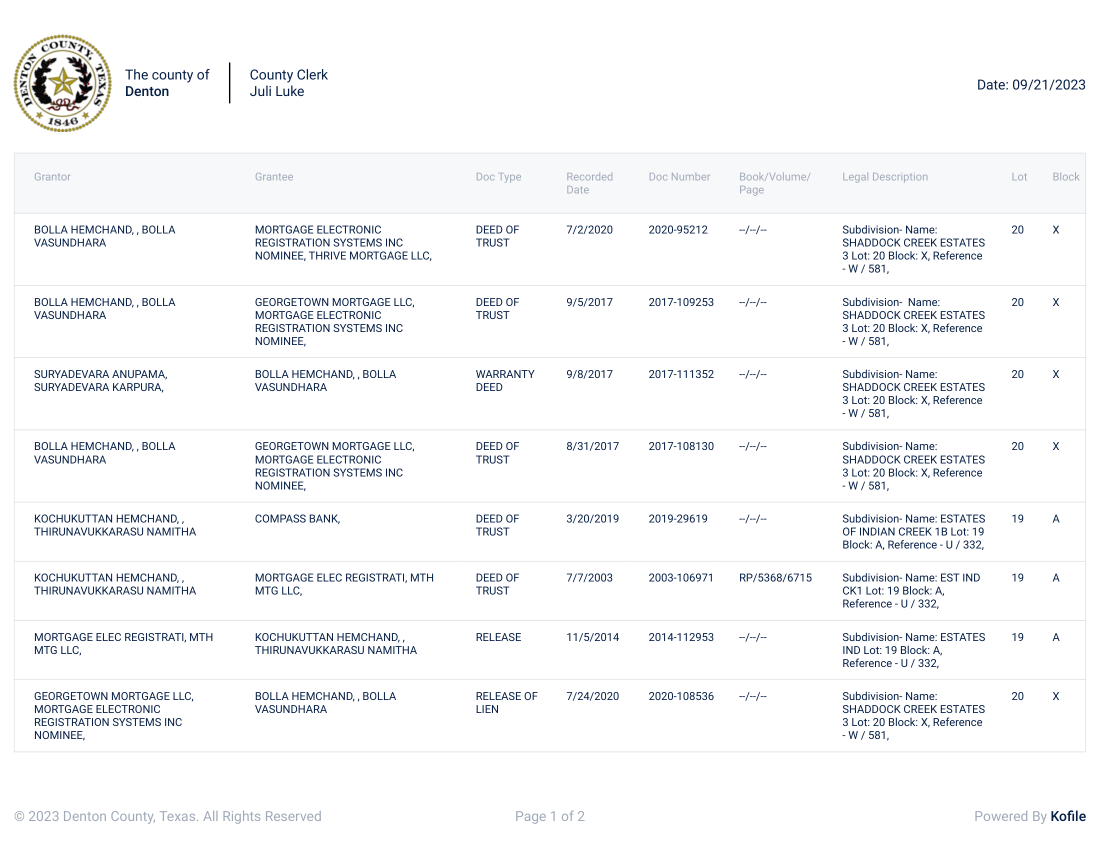
#> input picture png docs/2c91ef63-6e85-4225-ac36-20f0416647c0.png, 2200 x 1700 px, found by its file name (shown at 1/2 size)
$ python generate_sections.py
#> lines starting #> are read from the running program, lines starting #| are printed output that depends on the picture; after the words box and inside, x2 and y2 are one past the last pixel; in counts of white or black regions, pixels touching at a corner belong together
import numpy as np
from sklearn.cluster import KMeans
import matplotlib.pyplot as plt
import cv2


def calculate_initial_bounding_boxes(data_points, labels, K):
#> called with data_points = array of shape (500, 2), labels = array of shape (500,), K = 3
    bounding_boxes = []
    for i in range(K):
        cluster_points = data_points[labels == i]
        min_x, min_y = np.min(cluster_points, axis=0)
        max_x, max_y = np.max(cluster_points, axis=0)
        bounding_boxes.append((min_x, min_y, max_x, max_y))
    return bounding_boxes

def check_overlap(box1, box2):
    # Check if box1 and box2 overlap
    return not (box1[2] < box2[0] or box1[0] > box2[2] or box1[3] < box2[1] or box1[1] > box2[3])

def adjust_boxes(bounding_boxes):
    for i in range(len(bounding_boxes)):
        for j in range(i+1, len(bounding_boxes)):
            if check_overlap(bounding_boxes[i], bounding_boxes[j]):
                # Simple adjustment: shrink the boxes
                box1 = list(bounding_boxes[i])
                box2 = list(bounding_boxes[j])

                # Reduce size by 10% for overlapping boxes
                reduction = 0.1
                box1_width, box1_height = box1[2] - box1[0], box1[3] - box1[1]
                box2_width, box2_height = box2[2] - box2[0], box2[3] - box2[1]

                box1[0] += box1_width * reduction
                box1[1] += box1_height * reduction
                box1[2] -= box1_width * reduction
                box1[3] -= box1_height * reduction

                box2[0] += box2_width * reduction
                box2[1] += box2_height * reduction
                box2[2] -= box2_width * reduction
                box2[3] -= box2_height * reduction

                bounding_boxes[i] = tuple(box1)
                bounding_boxes[j] = tuple(box2)

def optimize_boxes(bounding_boxes, centroids):
    # Placeholder for optimization logic
    pass


# Assuming the image is 1200x1200 pixels
image_size = 1200

# Randomly generate data points
# For demonstration purposes, let's create 500 data points
num_points = 500
data_points = np.random.rand(num_points, 2) * image_size

# Number of clusters
K = 3

# Apply KMeans clustering
kmeans = KMeans(n_clusters=K)
kmeans.fit(data_points)

# Cluster centers
centroids = kmeans.cluster_centers_

# Assignments of data points to clusters
labels = kmeans.labels_


# [28 lines of commented-out code are left out]
bounding_boxes = calculate_initial_bounding_boxes(data_points, labels, K)

while any(check_overlap(bounding_boxes[i], bounding_boxes[j]) for i in range(K) for j in range(i+1, K)):
    adjust_boxes(bounding_boxes)

# Placeholder for optimization (not implemented)
optimize_boxes(bounding_boxes, centroids)

def get_box_coordinates(bounding_boxes):
    """
    Extract the coordinates from the bounding boxes.

    Parameters:
    bounding_boxes (list of tuples): List of bounding boxes, each represented as a tuple (min_x, min_y, max_x, max_y).

    Returns:
    list of tuples: List of coordinates for each bounding box.
    """
    coordinates = []
    for box in bounding_boxes:
        min_x, min_y, max_x, max_y = box
        # Coordinates format: (top_left, top_right, bottom_right, bottom_left)
        top_left = (min_x, min_y)
        top_right = (max_x, min_y)
        bottom_right = (max_x, max_y)
        bottom_left = (min_x, max_y)
        coordinates.append((top_left, top_right, bottom_right, bottom_left))
    return coordinates

# Example usage with the bounding boxes calculated earlier
box_coordinates_final = get_box_coordinates(bounding_boxes)
box_coordinates_final


# Continuing from the previous KMeans clustering code

# Initialize list to store bounding box coordinates
# bounding_boxes = []

# for i in range(K):
#     cluster_points = data_points[labels == i]

#     # Find the min and max points for each cluster
#     min_x, min_y = np.min(cluster_points, axis=0)
#     max_x, max_y = np.max(cluster_points, axis=0)

#     # Define the bounding box [upper-left-x, upper-left-y, lower-right-x, lower-right-y]
#     bounding_box = [min_x, min_y, max_x, max_y]
#     bounding_boxes.append(bounding_box)

# Plotting with bounding boxes
plt.figure(figsize=(8, 8))
plt.scatter(data_points[:, 0], data_points[:, 1], c=labels, cmap='rainbow')
plt.scatter(centroids[:, 0], centroids[:, 1], color='black', marker='x')

# Draw the bounding boxes
for bbox in bounding_boxes:
    plt.plot([bbox[0], bbox[0], bbox[2], bbox[2], bbox[0]],
             [bbox[1], bbox[3], bbox[3], bbox[1], bbox[1]], 'k-', linewidth=2)

plt.xlim(0, image_size)
plt.ylim(0, image_size)
plt.title("K-means Clustering with Bounding Boxes on 1200x1200 Pixel Data")
plt.show()
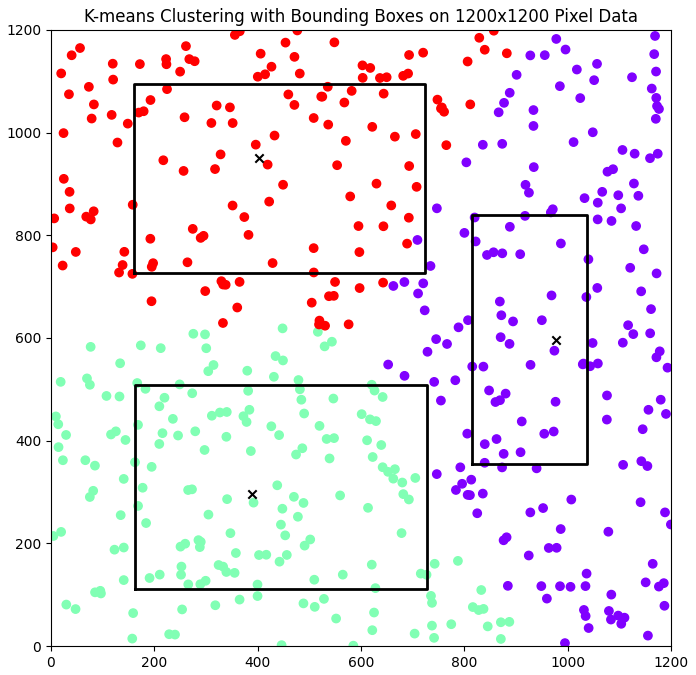
#> figure drawn by matplotlib, 1 panel


# Load the image
image_path = '/Users/eishahemchand/Mineral-Intelligence/png docs/2c91ef63-6e85-4225-ac36-20f0416647c0.png'  # Replace with your image path
image = cv2.imread(image_path)
#> image is the input picture: shape (1700, 2200, 3); mean B, G, R 248.5, 247.4, 246.7

# Draw each bounding box
for box in box_coordinates_final:
    top_left, top_right, bottom_right, bottom_left = box
    # OpenCV rectangle function requires top-left and bottom-right coordinates
    cv2.rectangle(image, top_left, bottom_right, (0, 255, 0), 2)  # Green box with 2px thickness
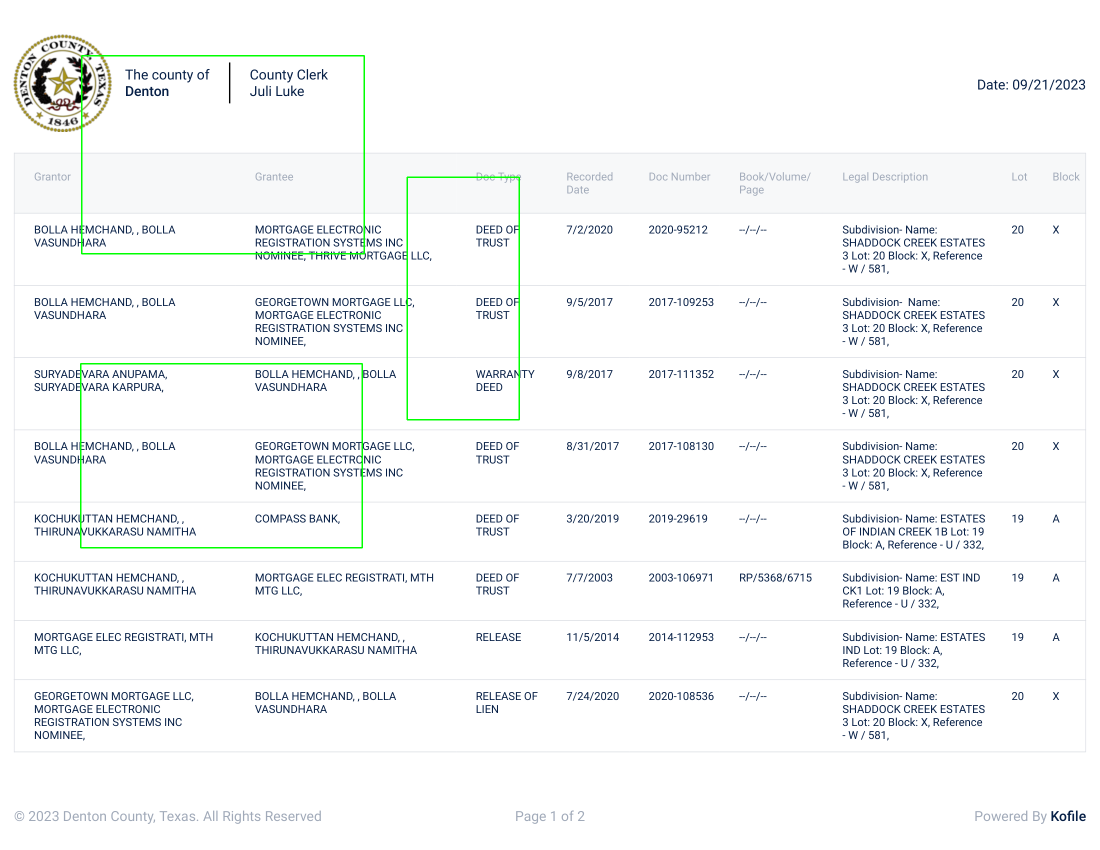
#> image: shape (1700, 2200, 3) (shown at 1/2 size); 0.42% of pixels changed, all inside (x1, y1, x2, y2) = (160, 110, 1040, 1097)

# Display the image with bounding boxes
cv2.imshow('Image with Bounding Boxes', image)
cv2.waitKey(0)  # Wait for a key press to close the window
cv2.destroyAllWindows()

# Optionally, save the image
output_path = 'output_image_with_boxes.png'  # Replace with your desired output path
cv2.imwrite(output_path, image)
